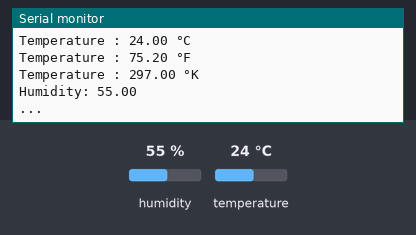
A sketch run on a simulated Arduino Uno, built with avr-gcc and run on an emulated ATmega328P. Parts: the last lines printed to the serial monitor. The inputs (shaded band) are chosen by the test bench; at power-on: humidity 55 %, temperature 24 °C.

Above: at 3.8 s.
3.9 s: humidity set to 22 %
At 6.7 s:
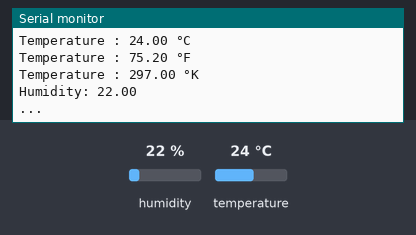
7.9 s: temperature set to 12 °C
At 10.0 s:
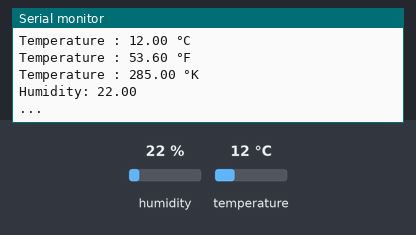
11.9 s: humidity set to 40 %
At 13.4 s:
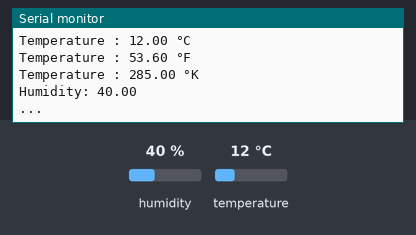
Timing chart, 0 to 14.9 s (numbered marks = the images above; inputs shaded):
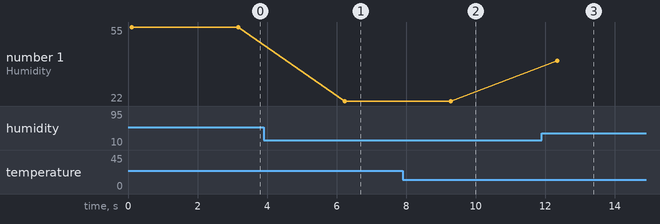

The sketch:

Uluslararas__Termometre.ino
```cpp
#include <dht.h>

dht DHT;

#define nemPIN 9
void setup() {
  Serial.begin(9600);
}

void loop() {
  int okunanDeger = DHT.read11(nemPIN);
  int kelvinFark = 273;       // °C + 273 = °K

  Serial.print("Temperature : ");
  Serial.print(DHT.temperature);
  Serial.println(" °C ");

  Serial.print("Temperature : ");
  Serial.print(((18* DHT.temperature)/10)+32);      // ((18*°C)/10)+32 = °F
  Serial.println(" °F ");

  Serial.print("Temperature : ");
  Serial.print(DHT.temperature + kelvinFark);
  Serial.println(" °K ");

  Serial.print("Humidity: ");
  Serial.println(DHT.humidity);

  Serial.println("... ");
  delay(3000);


}
```

Measured:
- after the input at 3.9 s, the serial monitor: prints a new line after 2.3 s (image 1)
- after the input at 7.9 s, the serial monitor: prints a new line after 1.3 s (image 2)
- after the input at 11.9 s, the serial monitor: prints a new line after 0.45 s (image 3)
- plotted number 1: 55 → 22 after the input at 3.9 s, 22 → 40 after the input at 11.9 s
